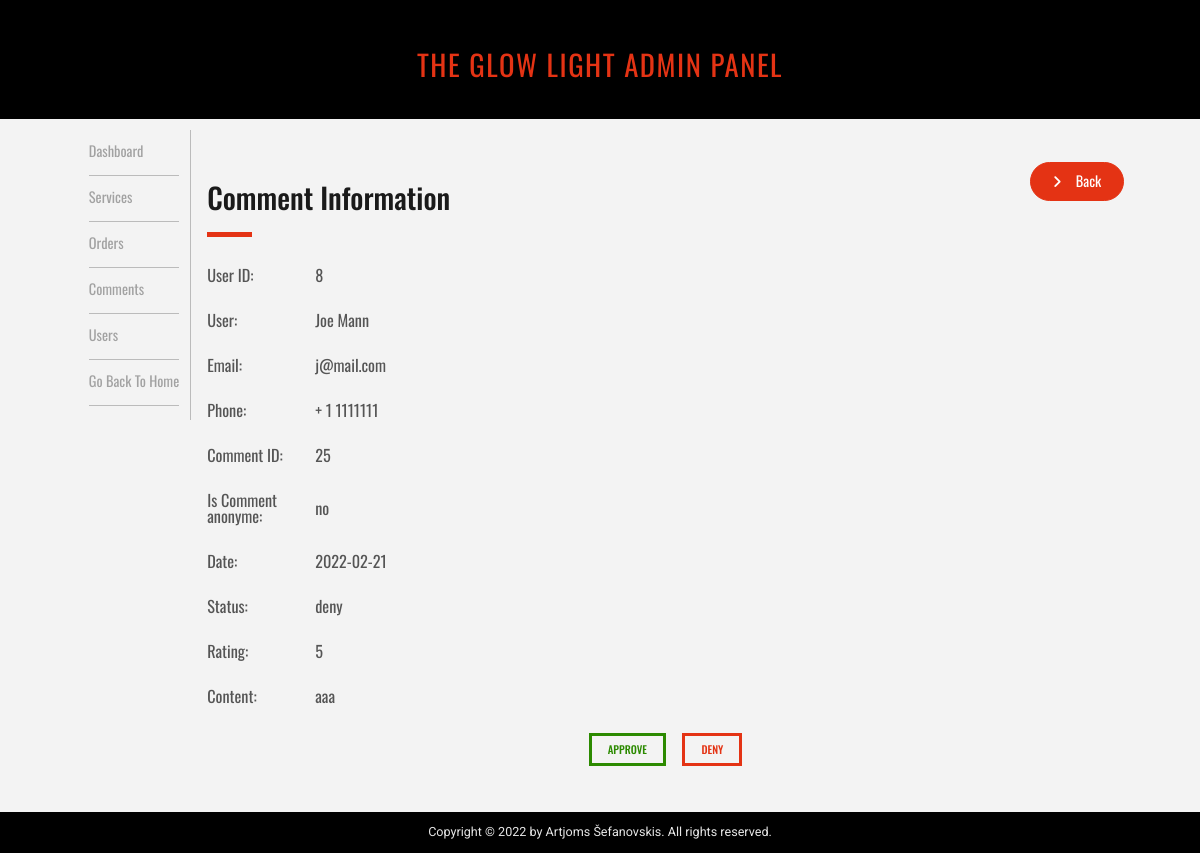
The page /admin/admin_comments.php?source=view_comment&c_id=25&where=all on the database as committed earlier.
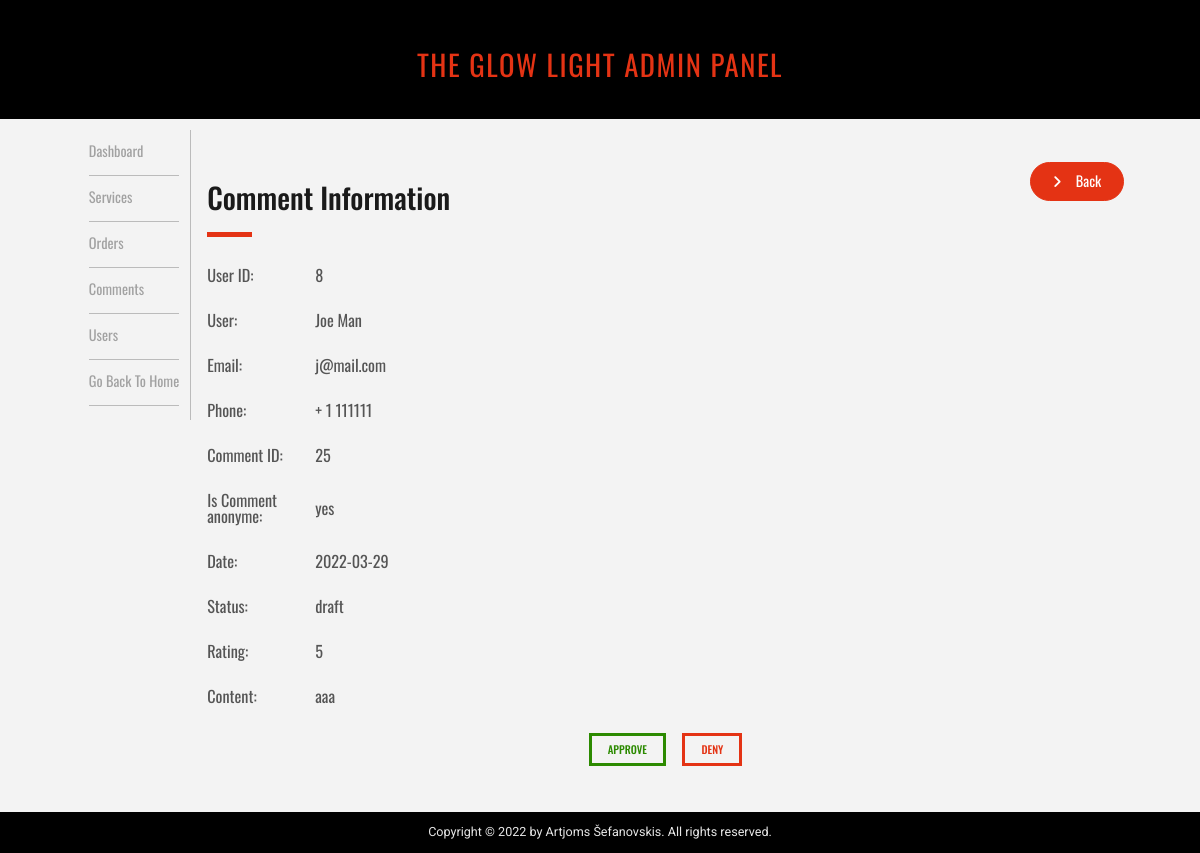
The same page on the database as committed later.
### tables this page shows
CREATE TABLE `comments` (
  `comment_id` int(11) NOT NULL,
  `comment_topic_id` int(11) NOT NULL,
  `comment_user_id` int(11) NOT NULL,
  `comment_rating` int(1) NOT NULL,
  `comment_content` text DEFAULT NULL,
  `comment_date` date NOT NULL,
  `comment_isanonyme` tinyint(1) NOT NULL DEFAULT 0,
  `comment_status` varchar(255) NOT NULL DEFAULT 'draft'
);

CREATE TABLE `users` (
  `user_id` int(11) NOT NULL,
  `user_first` varchar(255) NOT NULL,
  `user_last` varchar(255) NOT NULL,
  `user_email` varchar(255) NOT NULL,
  `user_phone` int(9) NOT NULL,
  `user_phone_code` int(5) NOT NULL,
  `user_role` varchar(255) NOT NULL DEFAULT 'user',
  `user_password` varchar(255) NOT NULL
);

### admin/inc/view_comment.php (the view)
<?php
  if(isset($_GET['c_id'])){
    $comment_id = $_GET['c_id'];
    $where = $_GET['where'];
    $query = "select c.comment_id,
      CASE
          WHEN c.comment_topic_id = 1 THEN 'General'
            ELSE s.service_title
      END as 'the_comment_topic',
        u.user_id,
        u.user_first,
        u.user_last,
        u.user_email,
        u.user_phone,
        u.user_phone_code,
        c.comment_rating,
        c.comment_content,
        c.comment_date,
        CASE
          WHEN c.comment_isanonyme = true THEN 'yes'
            ELSE 'no'
        END as 'isanonyme',
        c.comment_status ";
    $query.= "FROM comments as c
      LEFT JOIN services as s on s.service_id = c.comment_topic_id
      JOIN users as u on u.user_id = c.comment_user_id ";
    $query.= "WHERE c.comment_id = $comment_id";
    $select_comment = mysqli_query($conn,$query);
    while($row = mysqli_fetch_assoc($select_comment)){
      $comment_id = $row['comment_id'];
      $user_id = $row['user_id'];
      $user_first = $row['user_first'];
      $user_last = $row['user_last'];
      $user_email = $row['user_email'];
      $user_phone = $row['user_phone'];
      $user_phone_code = $row['user_phone_code'];
      $comment_rating = $row['comment_rating'];
      $comment_content = $row['comment_content'];
      $comment_date = $row['comment_date'];
      $comment_isanonyme = $row['isanonyme'];
      $comment_status = $row['comment_status'];
    }
  ?>
  <div class="page-header-box">
    <div>
      <h2 class="page-heading">Comment Information</h2>
      <span class="page-heading-line"></span>
    </div>
    <a href="admin_comments.php?where=<?php echo $where; ?>" class="btn--cta user-edit-btn" >
      <i class="fas fa-angle-right"></i>
      <span>Back</span>
    </a>
  </div>
  <table class="user-data-box">
    <tr>
      <td class="user-data-label">User ID: </td>
      <td><?php echo $user_id; ?></td>
    </tr>
    <tr>
      <td class="user-data-label">User: </td>
      <td><?php echo "$user_first $user_last"; ?></td>
    </tr>
    <tr>
      <td class="user-data-label">Email: </td>
      <td><?php echo $user_email; ?></td>
    </tr>
    <tr>
      <td class="user-data-label">Phone: </td>
      <td><?php echo "+ $user_phone_code $user_phone"; ?></td>
    </tr>
    <tr>
      <td class="user-data-label">Comment ID: </td>
      <td><?php echo $comment_id; ?></td>
    </tr>
    <tr>
      <td class="user-data-label">Is Comment anonyme: </td>
      <td><?php echo $comment_isanonyme; ?></td>
    </tr>
    <tr>
      <td class="user-data-label">Date: </td>
      <td><?php echo $comment_date; ?></td>
    </tr>
    <tr>
      <td class="user-data-label">Status: </td>
      <td><?php echo $comment_status; ?></td>
    </tr>
    <tr>
      <td class="user-data-label">Rating: </td>
      <td><?php echo $comment_rating; ?></td>
    </tr>
    <tr>
      <td class="user-data-label">Content: </td>
      <td><?php echo $comment_content; ?></td>
    </tr>
  </table>
  <div class="options-box">
    <?php
      echo "<a class='where-btn option-approve' href='admin_comments.php?change_to_approved=$comment_id&where=$where'>Approve</a>";
      echo "<a class='where-btn option-deny' href='admin_comments.php?change_to_deny=$comment_id&where=$where'>Deny</a>";
    ?>
  </div>
  <?php
  }
?>

Rows that differ between the two databases and show on the page:
changed comments "aaa": comment_user.user_last "Mann" → "Man"; comment_user.user_phone "1111111" → "111111"; comment_date "2022-02-21" → "2022-03-29"; comment_status "deny" → "draft"
Other text that changed with them:
$comment_isanonyme: "no" → "yes"
